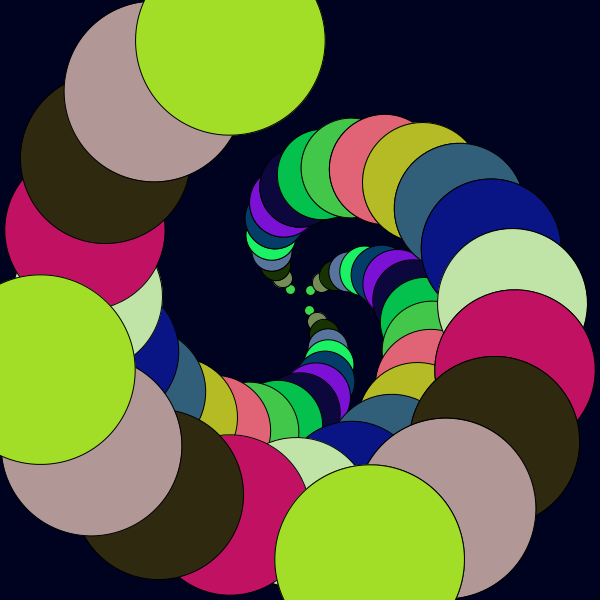
Frame 1 (no input)
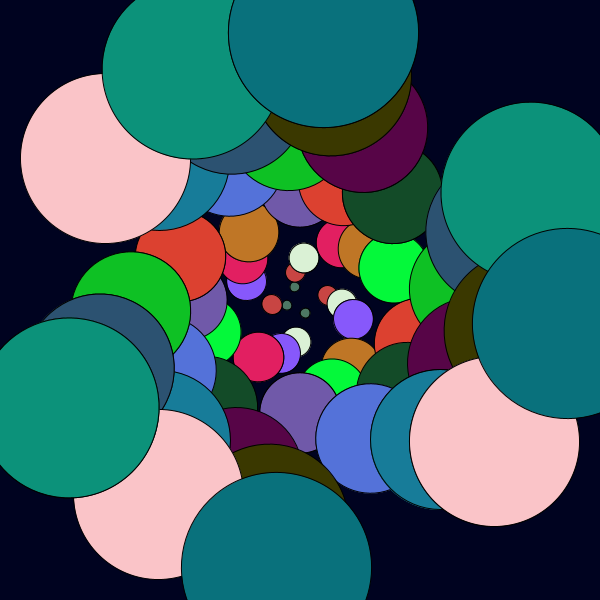
Frame 60 (the mouse pressed at the canvas centre just before this capture)
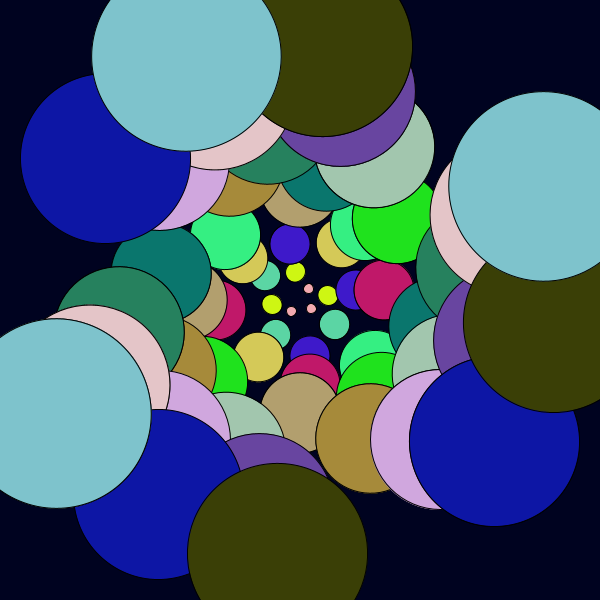
Frame 120 (the mouse held since frame 60 and released just before this capture)

The Processing sketch that drew these frames (run headless with seeded random() and noise(); from frame 60 on, the mouse is pressed at the canvas centre):

// Processing sketch: processing_111326
// ── processing_111326.pde

int xOne,yOne;
int xTwo, yTwo;
int xThree, yThree;
int xFour, yFour;

float deg;

void setup() {
  
  size(600,600);
  
xOne= -10;
yOne= -10;

xTwo=-10;
yTwo=10;

xThree= 10;
yThree= -10;

xFour= 10;
yFour= 10;

deg=0.0;
}

void draw(){

background(800,800);
fill(0,255,0);
translate(width/2,height/2);

for(int i = 0; i<20; i++) {
  
  deg+=1;
  
float rad = radians(deg);
rotate(rad);
  
  fill(random(255),random(255),random(255));
  ellipse(xOne*i,yOne*i, 10*i, 10*i);
  ellipse(xThree*i,yThree*i,10*i,10*i);
  ellipse(xTwo*i, xTwo*i,10*i,10*i);
  ellipse(xFour*i, xFour*i,10*i,10*i);

}

}
